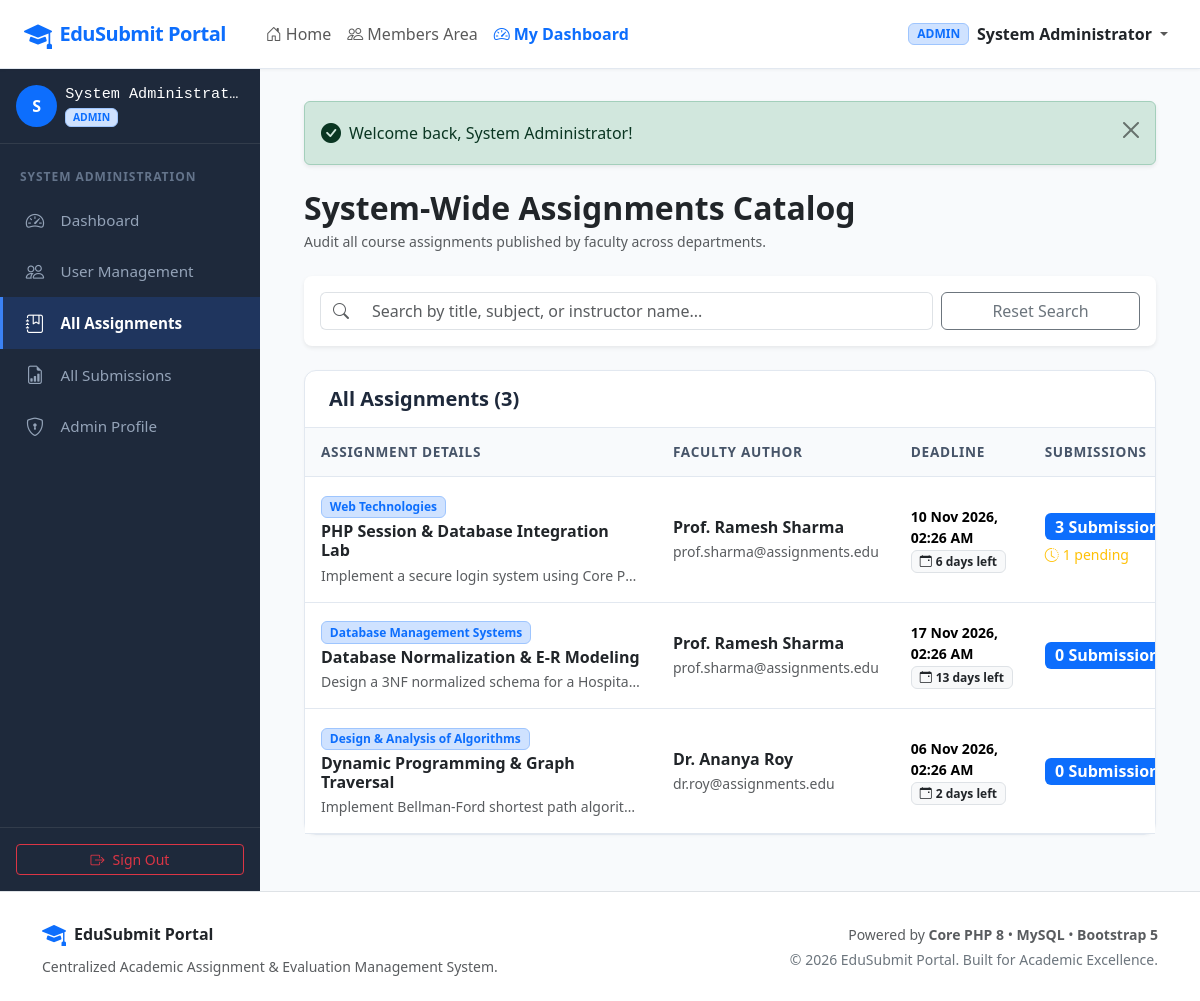
The app's page /admin/assignments.php (signed in) with its own data.
### tables this page shows
CREATE TABLE `assignments` (
  `id` INT UNSIGNED AUTO_INCREMENT PRIMARY KEY,
  `teacher_id` INT UNSIGNED NOT NULL,
  `title` VARCHAR(200) NOT NULL,
  `subject` VARCHAR(100) NOT NULL,
  `description` TEXT NOT NULL,
  `deadline` DATETIME NOT NULL,
  `file` VARCHAR(255) DEFAULT NULL,
  `max_marks` INT UNSIGNED NOT NULL DEFAULT 100,
  `created_at` TIMESTAMP DEFAULT CURRENT_TIMESTAMP,
  `updated_at` TIMESTAMP DEFAULT CURRENT_TIMESTAMP ON UPDATE CURRENT_TIMESTAMP,
  INDEX `idx_assignments_subject` (`subject`),
  INDEX `idx_assignments_deadline` (`deadline`),
  INDEX `idx_assignments_teacher` (`teacher_id`),
  CONSTRAINT `fk_assignments_teacher`
    FOREIGN KEY (`teacher_id`)
    REFERENCES `users` (`id`)
    ON DELETE CASCADE
    ON UPDATE CASCADE
);

CREATE TABLE `users` (
  `id` INT UNSIGNED AUTO_INCREMENT PRIMARY KEY,
  `name` VARCHAR(100) NOT NULL,
  `email` VARCHAR(150) NOT NULL UNIQUE,
  `password` VARCHAR(255) NOT NULL,
  `role` ENUM('admin', 'teacher', 'student') NOT NULL DEFAULT 'student',
  `phone` VARCHAR(20) DEFAULT NULL,
  `bio` TEXT DEFAULT NULL,
  `avatar` VARCHAR(255) DEFAULT NULL,
  `status` ENUM('active', 'inactive') NOT NULL DEFAULT 'active',
  `created_at` TIMESTAMP DEFAULT CURRENT_TIMESTAMP,
  `updated_at` TIMESTAMP DEFAULT CURRENT_TIMESTAMP ON UPDATE CURRENT_TIMESTAMP,
  INDEX `idx_users_role` (`role`),
  INDEX `idx_users_email` (`email`)
);

### admin/assignments.php (the view, shortened to what this page needs)
<?php
require_once __DIR__ . '/../config/config.php';
$pdo = getDBConnection();
$search = trim($_GET['search'] ?? '');
$sql = "
    SELECT a.*,
           u.name AS teacher_name,
           u.email AS teacher_email,
           (SELECT COUNT(*) FROM submissions s WHERE s.assignment_id = a.id) AS total_submissions,
           (SELECT COUNT(*) FROM submissions s WHERE s.assignment_id = a.id AND s.status = 'Pending') AS pending_submissions
    FROM assignments a
    JOIN users u ON a.teacher_id = u.id
    WHERE 1=1
";
$params = [];
$sql .= " ORDER BY a.created_at DESC";
$assignments = [];
try {
    $stmt = $pdo->prepare($sql);
    $stmt->execute($params);
    $assignments = $stmt->fetchAll();
} catch (PDOException $e) {
}
require_once __DIR__ . '/../includes/header.php';
?>
<div class="dashboard-wrapper">
    <?php require_once __DIR__ . '/../includes/sidebar.php'; ?>
    <main class="main-content">
        <div class="container-fluid">
            <?php echo renderFlashMessages(); ?>
            <div class="d-flex flex-wrap align-items-center justify-content-between mb-4">
                <div>
                    <h2 class="fw-bold text-dark mb-1">System-Wide Assignments Catalog</h2>
                    <p class="text-muted small mb-0">Audit all course assignments published by faculty across departments.</p>
                </div>
            </div>
            <div class="card border-0 shadow-sm rounded-3 mb-4">
                <div class="card-body p-3">
                    <form method="GET" action="<?php echo e($_SERVER['PHP_SELF']); ?>" class="row g-2 align-items-center">
                        <div class="col-md-9">
                            <div class="input-group">
                                <span class="input-group-text bg-white border-end-0"><i class="bi bi-search text-muted"></i></span>
                                <input type="text" name="search" class="form-control border-start-0" placeholder="Search by title, subject, or instructor name..." value="<?php echo e($search); ?>" data-table-filter="#adminAssignmentsTable">
                            </div>
                        </div>
                        <div class="col-md-3 d-grid">
                            <a href="<?php echo e($_SERVER['PHP_SELF']); ?>" class="btn btn-outline-secondary">Reset Search</a>
                        </div>
                    </form>
                </div>
            </div>
            <div class="custom-card">
                <div class="custom-card-header">
                    <h5 class="mb-0 fw-bold">All Assignments (<?php echo count($assignments); ?>)</h5>
                </div>
                <div class="table-responsive">
                    <table class="table table-custom align-middle" id="adminAssignmentsTable">
                        <thead>
                            <tr>
                                <th>Assignment Details</th>
                                <th>Faculty Author</th>
                                <th>Deadline</th>
                                <th>Submissions</th>
                            </tr>
                        </thead>
                        <tbody>
                            <?php if (!empty($assignments)): ?>
                                <?php foreach ($assignments as $a): ?>
                                    <tr>
                                        <td>
                                            <span class="badge bg-primary-subtle text-primary border border-primary-subtle mb-1">
                                                <?php echo e($a['subject']); ?>
                                            </span>
                                            <h6 class="mb-1 fw-bold text-dark"><?php echo e($a['title']); ?></h6>
                                            <p class="small text-muted mb-0 text-truncate" style="max-width: 320px;">
                                                <?php echo e($a['description']); ?>
                                            </p>
                                        </td>
                                        <td>
                                            <div class="fw-semibold text-dark"><?php echo e($a['teacher_name']); ?></div>
                                            <small class="text-muted"><?php echo e($a['teacher_email']); ?></small>
                                        </td>
                                        <td>
                                            <div class="small fw-semibold"><?php echo formatDate($a['deadline']); ?></div>
                                            <?php echo renderDeadlineBadge($a['deadline']); ?>
                                        </td>
                                        <td>
                                            <a href="<?php echo BASE_URL; ?>/admin/submissions.php?assignment_id=<?php echo (int)$a['id']; ?>" class="badge bg-primary fs-6 text-decoration-none">
                                                <?php echo (int)$a['total_submissions']; ?> Submissions
                                            </a>
                                            <?php if ((int)$a['pending_submissions'] > 0): ?>
                                                <div class="small text-warning mt-1">
                                                    <i class="bi bi-clock-history me-1"></i><?php echo (int)$a['pending_submissions']; ?> pending
                                                </div>
                                            <?php endif; ?>
                                        </td>
                                    </tr>
                                <?php endforeach; ?>
                            <?php endif; ?>
                        </tbody>
                    </table>
                </div>
            </div>
        </div>
    </main>
</div>
<?php require_once __DIR__ . '/../includes/footer.php'; ?>

### config/config.php (shortened to what this page needs)
<?php
function e($data): string {
    return htmlspecialchars((string)($data ?? ''), ENT_QUOTES, 'UTF-8');
}
function getFlashes(): array {
    $flashes = $_SESSION['flash'] ?? [];
    return $flashes;
}
function renderFlashMessages(): string {
    $flashes = getFlashes();
    $html = '<div class="flash-messages-container mb-4">';
    foreach ($flashes as $f) {
        $alertType = e($f['type']);
        $icon = match ($alertType) {
            'success' => 'bi-check-circle-fill',
            'danger'  => 'bi-exclamation-triangle-fill',
            'warning' => 'bi-exclamation-circle-fill',
            default   => 'bi-info-circle-fill',
        };
        $html .= sprintf(
            '<div class="alert alert-%s alert-dismissible fade show d-flex align-items-center shadow-sm" role="alert">' .
            '<i class="bi %s me-2 fs-5"></i>' .
            '<div>%s</div>' .
            '<button type="button" class="btn-close" data-bs-dismiss="alert" aria-label="Close"></button>' .
            '</div>',
            $alertType,
            $icon,
            e($f['message'])
        );
    }
    $html .= '</div>';
    return $html;
}
function formatDate(?string $datetime, string $format = 'd M Y, h:i A'): string {
    $dt = new DateTime($datetime);
    return $dt->format($format);
}
function renderDeadlineBadge(string $deadline): string {
    $now = new DateTime();
    $dl = new DateTime($deadline);
    $diff = $now->diff($dl);
    return '<span class="badge bg-light text-dark border"><i class="bi bi-calendar-event me-1"></i>' . $diff->days . ' days left</span>';
}

### assets/css/style.css (style rules this page uses)
:root { --primary-color: #2563eb; --primary-hover: #1d4ed8; --secondary-color: #475569; --dark-bg: #0f172a; --sidebar-bg: #1e293b; --sidebar-active: #3b82f6; --content-bg: #f8fafc; --card-border: #e2e8f0; }
body { background-color: var(--content-bg); font-family: 'Segoe UI', system-ui, -apple-system, sans-serif; color: #1e293b; min-height: 100vh; display: flex; flex-direction: column; }
.dashboard-wrapper { display: flex; flex: 1; min-height: calc(100vh - 65px); }
.main-content { flex: 1; padding: 2rem; overflow-y: auto; background-color: var(--content-bg); }
.custom-card { background: #ffffff; border-radius: 12px; border: 1px solid var(--card-border); box-shadow: 0 1px 3px rgba(0,0,0,0.03); margin-bottom: 1.5rem; }
.custom-card-header { background-color: transparent; border-bottom: 1px solid var(--card-border); padding: 1rem 1.5rem; display: flex; align-items: center; justify-content: space-between; }
.table-custom { margin-bottom: 0; }
.table-custom th { background-color: #f8fafc; color: #475569; font-weight: 600; font-size: 0.85rem; text-transform: uppercase; letter-spacing: 0.05em; border-bottom: 1px solid var(--card-border); padding: 0.85rem 1rem; }
.table-custom td { padding: 1rem; vertical-align: middle; border-bottom: 1px solid var(--card-border); }
.flash-messages-container { animation: fadeIn 0.3s ease-in; }

### records on screen
assignments: subject "Web Technologies", title "PHP Session & Database Integration Lab", description "Implement a secure login system using Core P…", teacher.name "Prof. Ramesh Sharma", teacher.email "prof.sharma@assignments.edu", deadline "10 Nov 2026, 02:26 AM", deadline "6", total_submissions "3", pending_submissions "1"
assignments: subject "Database Management Systems", title "Database Normalization & E-R Modeling", description "Design a 3NF normalized schema for a Hospita…", teacher.name "Prof. Ramesh Sharma", teacher.email "prof.sharma@assignments.edu", deadline "17 Nov 2026, 02:26 AM", deadline "13", total_submissions "0"
assignments: subject "Design & Analysis of Algorithms", title "Dynamic Programming & Graph Traversal", description "Implement Bellman-Ford shortest path algorit…", teacher.name "Dr. Ananya Roy", teacher.email "dr.roy@assignments.edu", deadline "06 Nov 2026, 02:26 AM", deadline "2", total_submissions "0"

### other values on screen
APP_NAME "EduSubmit Portal"
$user['role'] "ADMIN"
$user['name'] "System Administrator"
substr($user['name'] ?? 'U', 0, 1) "S"
$user['name'] "System Administrat…"
$role "ADMIN"
count($assignments) "3"
